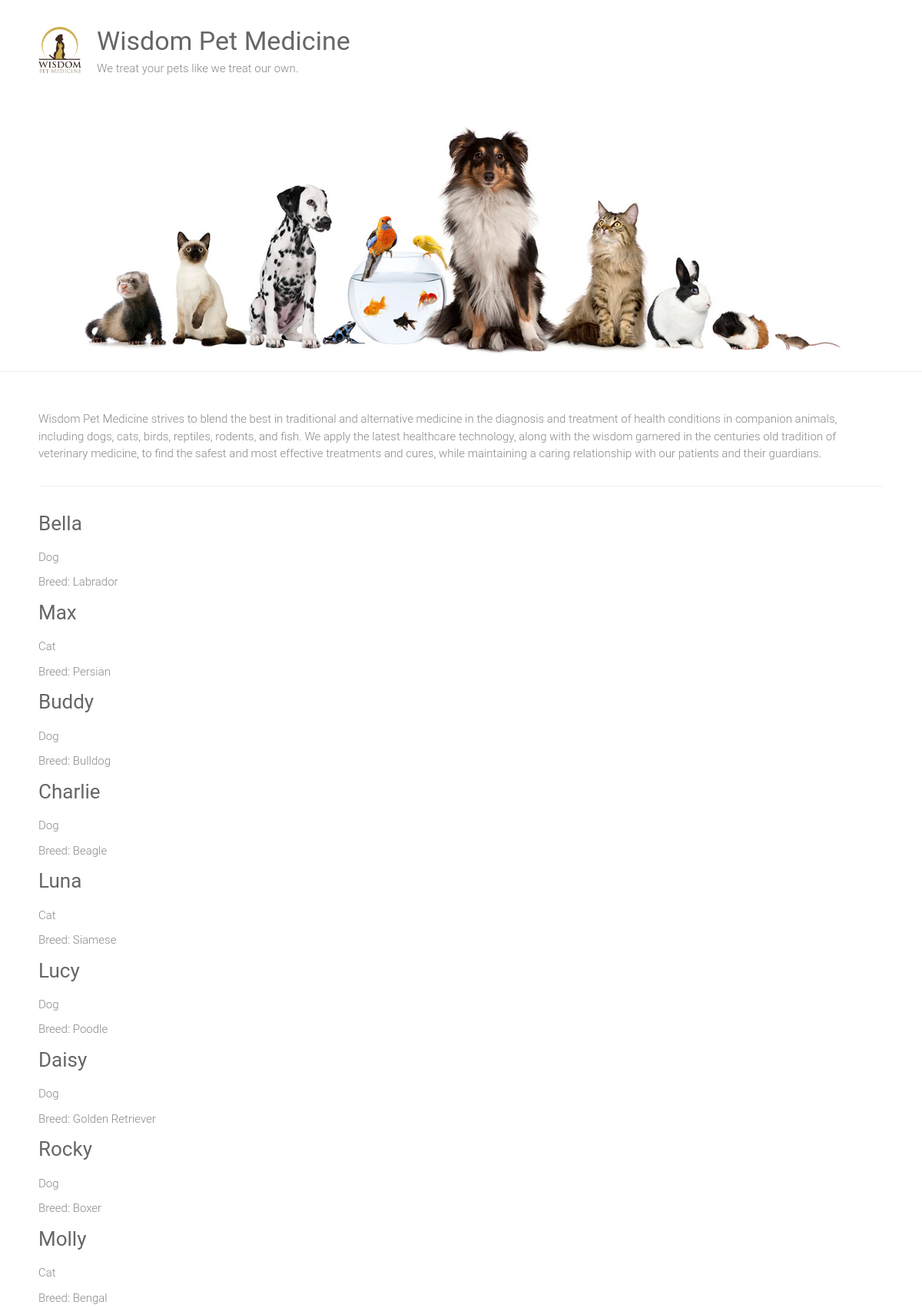
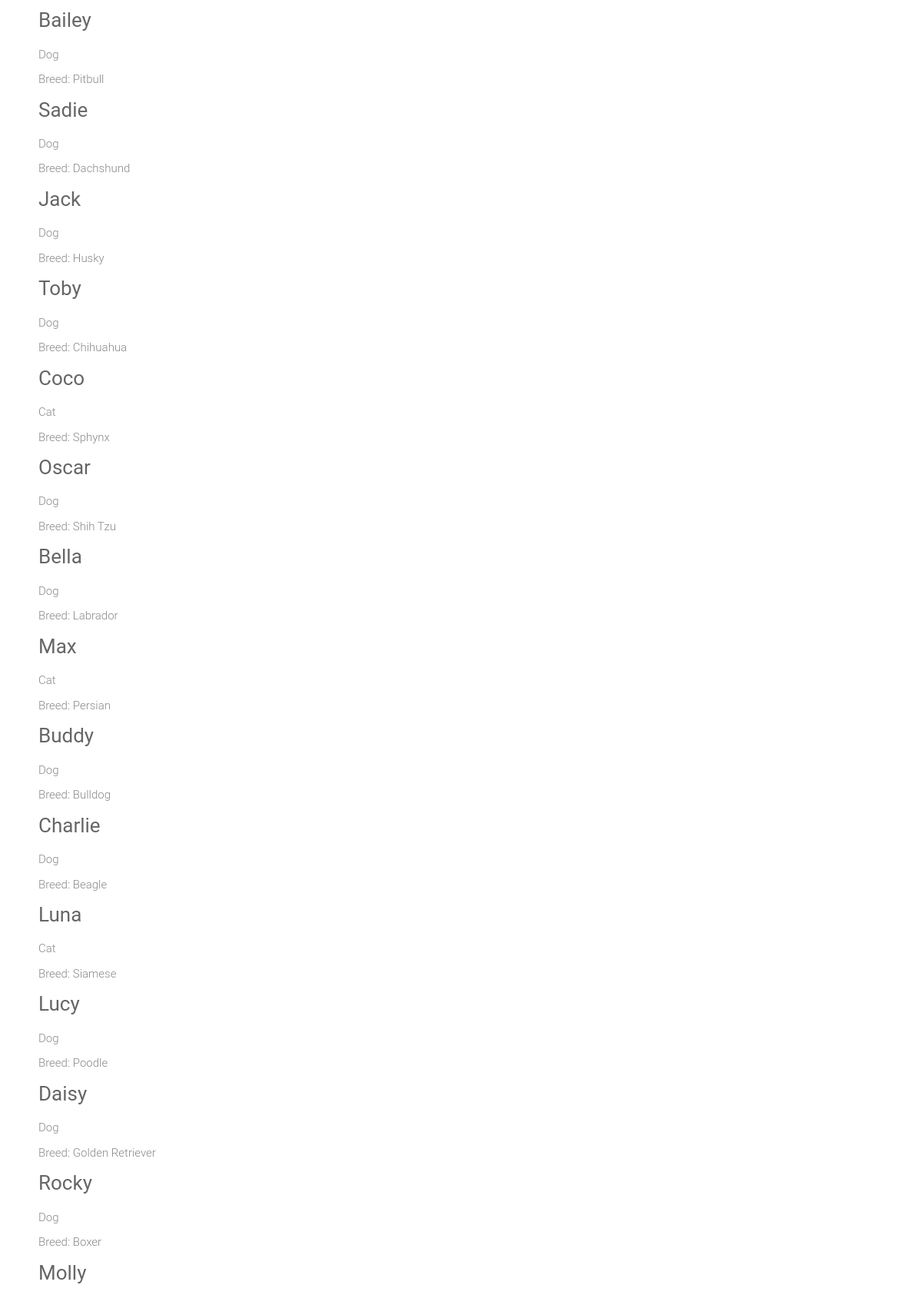
The page / (upper part) on the database its author committed (2 pictures, top to bottom).
### adoptions/models.py (models this page shows)
class Pet(models.Model):
    SEX_CHOICES = [('M', 'Male'), ('F', 'Female')]
    name = models.CharField(max_length=100)
    submitter = models.CharField(max_length=100)
    species = models.CharField(max_length=30)
    breed = models.CharField(max_length=30, blank=True)
    description = models.TextField()
    sex = models.CharField(max_length=1, choices=SEX_CHOICES, blank=True)
    submission_date = models.DateTimeField()
    age = models.IntegerField(null=True)
    vaccinations = models.ManyToManyField('Vaccine', blank=True)

### adoptions/views.py (the view)
# urls.py: path('', views.home, name='home'),
def home(request):
    pets = Pet.objects.all()
    return render(request, 'home.html', {'pets': pets})

### adoptions/templates/home.html (shortened to what this page needs)
{% extends "base.html" %}
{% block content %}
<div>
    {% for pet in pets %}
        <div class="petname">
            <a href="{% url 'pet_detail' pet.id %}">
            <h3>{{ pet.name|capfirst }}</h3>
            </a>
            <p>{{ pet.species }}</p>
            {% if pet.breed %}
                <p>Breed: {{ pet.breed }}</p>
            {% endif %}
        </div>
    {% endfor %}
</div>
{% endblock %}

### static/style.css (style rules this page uses)
html, body, div, span, applet, object, iframe, h1, h2, h3, h4, h5, h6, p, blockquote, pre, a, abbr, acronym, address, big, cite, code, del, dfn, em, font, ins, kbd, q, s, samp, small, strike, strong, sub, sup, tt, var, dl, dt, dd, ol, ul, li, fieldset, form, label, legend, table, caption, tbody, tfoot, thead, tr, th, td { border: 0; font: inherit; font-size: 100%; font-style: inherit; font-weight: inherit; margin: 0; outline: 0; padding: 0; vertical-align: baseline; }
html { overflow-y: scroll; -webkit-text-size-adjust: 100%; -ms-text-size-adjust: 100%; }
h1, h2, h3, h4, h5, h6 { color: #666666; line-height: 1.4; padding-bottom: 15px; font-weight: normal; }
h3 { font-size: 26px; }
body, button, input, select, textarea { color: #888888; font-size: 15px; line-height: 1.5; font-family: 'Roboto', sans-serif; font-weight: 300; }
p { color: #888888; font-size: 15px; line-height: 1.5; margin-bottom: 15px; font-weight: 300; }
body { background: #f2f2f2; }
a { color: #80abc8; text-decoration: none; -webkit-transition: 0.25s ease-in-out; -moz-transition: 0.25s ease-in-out; transition: 0.25s ease-in-out; -ms-transition: 0.25s ease-in-out; -o-transition: 0.25s ease-in-out; }
body { padding-top: 30px; padding-bottom: 30px; }
body.wide { padding-top: 0; padding-bottom: 0; }
.single-page p { margin-bottom: 10px; }

### rows shown on the page
Pet: name "Bella", species "Dog", breed "Labrador"
Pet: name "Max", species "Cat", breed "Persian"
Pet: name "Buddy", species "Dog", breed "Bulldog"
Pet: name "Charlie", species "Dog", breed "Beagle"
Pet: name "Luna", species "Cat", breed "Siamese"
Pet: name "Lucy", species "Dog", breed "Poodle"
Pet: name "Daisy", species "Dog", breed "Golden Retriever"
Pet: name "Rocky", species "Dog", breed "Boxer"
Pet: name "Molly", species "Cat", breed "Bengal"
Pet: name "Bailey", species "Dog", breed "Pitbull"
Pet: name "Sadie", species "Dog", breed "Dachshund"
Pet: name "Jack", species "Dog", breed "Husky"
Pet: name "Toby", species "Dog", breed "Chihuahua"
Pet: name "Coco", species "Cat", breed "Sphynx"
Pet: name "Oscar", species "Dog", breed "Shih Tzu"
Pet: name "Bella", species "Dog", breed "Labrador"
Pet: name "Max", species "Cat", breed "Persian"
Pet: name "Buddy", species "Dog", breed "Bulldog"
Pet: name "Charlie", species "Dog", breed "Beagle"
Pet: name "Luna", species "Cat", breed "Siamese"
Pet: name "Lucy", species "Dog", breed "Poodle"
Pet: name "Daisy", species "Dog", breed "Golden Retriever"
Pet: name "Rocky", species "Dog", breed "Boxer"
Pet: name "Molly"
